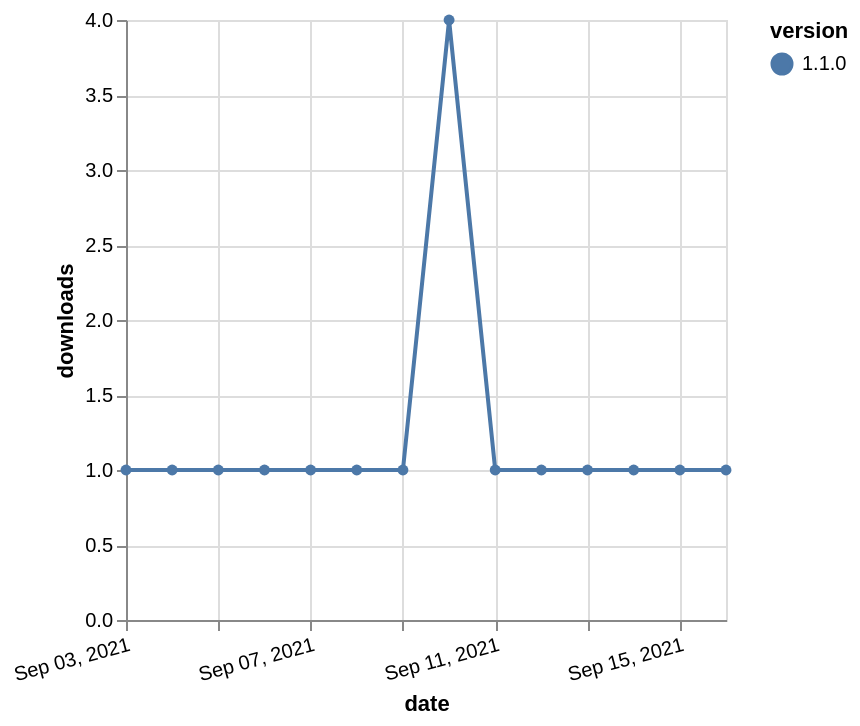

This figure's Vega-Lite source:
### Vega-Lite specification from a JSON file in a GitHub repository (floating-point values rounded to 4 significant figures)
{"$schema": "https://vega.github.io/schema/vega-lite/v5.json", "description": "A simple bar chart with embedded data.", "data": {"values": [{"date": "2021-09-03", "total": 248, "delta": 1, "version": "1.1.0"}, {"date": "2021-09-04", "total": 249, "delta": 1, "version": "1.1.0"}, {"date": "2021-09-05", "total": 250, "delta": 1, "version": "1.1.0"}, {"date": "2021-09-06", "total": 251, "delta": 1, "version": "1.1.0"}, {"date": "2021-09-07", "total": 252, "delta": 1, "version": "1.1.0"}, {"date": "2021-09-08", "total": 253, "delta": 1, "version": "1.1.0"}, {"date": "2021-09-09", "total": 254, "delta": 1, "version": "1.1.0"}, {"date": "2021-09-10", "total": 258, "delta": 4, "version": "1.1.0"}, {"date": "2021-09-11", "total": 259, "delta": 1, "version": "1.1.0"}, {"date": "2021-09-12", "total": 260, "delta": 1, "version": "1.1.0"}, {"date": "2021-09-13", "total": 261, "delta": 1, "version": "1.1.0"}, {"date": "2021-09-14", "total": 262, "delta": 1, "version": "1.1.0"}, {"date": "2021-09-15", "total": 263, "delta": 1, "version": "1.1.0"}, {"date": "2021-09-16", "total": 264, "delta": 1, "version": "1.1.0"}]}, "width": "container", "mark": {"type": "line", "point": {"filled": true}}, "encoding": {"x": {"field": "date", "type": "temporal", "timeUnit": "yearmonthdate", "title": "date", "axis": {"labelAngle": -15}}, "y": {"field": "delta", "type": "quantitative", "title": "downloads"}, "color": {"field": "version", "type": "nominal"}, "tooltip": {"field": "delta"}}}
